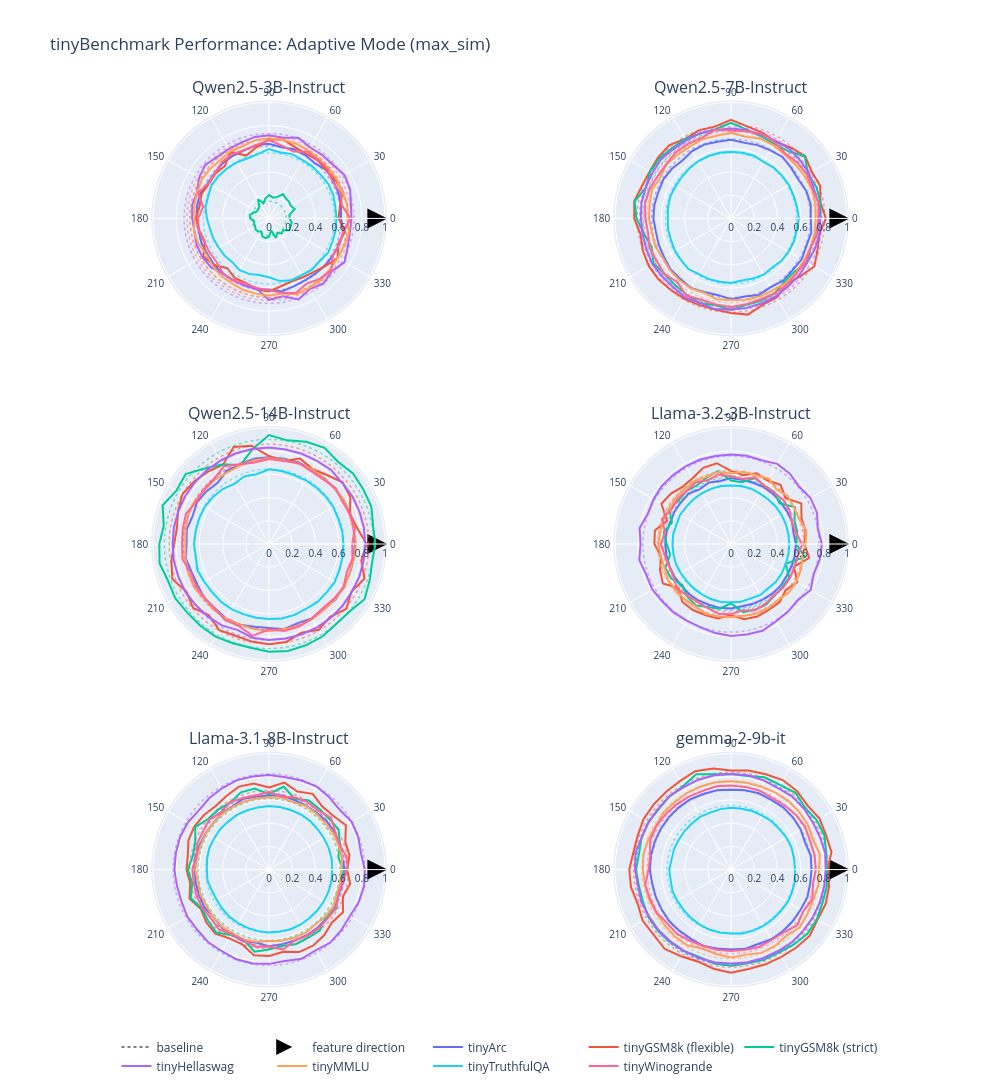

Write notebook code for a chart like this one.
### Markdown cell above
## Adaptive Angular Steering on tinyBenchmark

This section shows performance on various benchmark tasks across different steering angles.

### Code cell
import os
from glob import glob
from collections import defaultdict
import plotly.express as px

# Base directory for benchmarks
base_dir = f"../benchmarks/{direction_strategy}/"

# Dictionary to map tasks to their primary metric(s)
task_to_metrics = {
    "tinyArc": ["acc_norm,none"],
    "tinyGSM8k": ["exact_match,strict-match", "exact_match,flexible-extract"],
    "tinyHellaswag": ["acc_norm,none"],
    "tinyMMLU": ["acc_norm,none"],
    "tinyTruthfulQA": ["acc,none"],
    "tinyWinogrande": ["acc_norm,none"],
}

models_bench = [
    "Qwen2.5-3B-Instruct",
    "Qwen2.5-7B-Instruct",
    "Qwen2.5-14B-Instruct",
    "Llama-3.2-3B-Instruct",
    "Llama-3.1-8B-Instruct",
    "gemma-2-9b-it",
]

# Collect data
results = defaultdict(lambda: defaultdict(dict))
baselines = defaultdict(dict)
found_metrics = defaultdict(set)

if os.path.exists(base_dir):
    for task_dir in os.listdir(base_dir):
        task_path = os.path.join(base_dir, task_dir)
        if not os.path.isdir(task_path):
            continue

        for model_dir in os.listdir(task_path):
            if model_dir not in models_bench:
                continue

            model_path = os.path.join(task_path, model_dir)
            if not os.path.isdir(model_path):
                continue

            metrics = task_to_metrics.get(task_dir, [])
            if not metrics:
                continue

            # Find results files for each angle
            for degree in list(range(0, 360, 10)) + ["none"]:
                pattern = os.path.join(
                    model_path, f"adaptive_{degree}", "*", "results_*.json"
                )
                result_files = glob(pattern)

                if not result_files:
                    continue

                result_file = sorted(result_files)[-1]

                try:
                    with open(result_file, "r") as f:
                        data = json.load(f)

                    for metric in metrics:
                        if task_dir == "tinyGSM8k":
                            metric_type = (metric.split(",")[1]).split("-")[0]
                            display_name = f"{task_dir} ({metric_type})"
                        else:
                            display_name = task_dir

                        if (
                            task_dir in data.get("results", {})
                            and metric in data["results"][task_dir]
                        ):
                            score = data["results"][task_dir][metric]
                            found_metrics[task_dir].add(metric)

                            if degree == "none":
                                baselines[model_dir][display_name] = score
                            else:
                                results[model_dir][display_name][int(degree)] = score
                except Exception as e:
                    print(f"Error processing {result_file}: {e}")

    print("Found metrics by task:")
    for task, metrics in found_metrics.items():
        print(f"  {task}: {metrics}")

    # Create visualization if data found
    if results:
        n_models = len(models_bench)
        n_cols = min(2, n_models)
        n_rows = (n_models + n_cols - 1) // n_cols

        fig_bench = make_subplots(
            rows=n_rows,
            cols=n_cols,
            specs=[[{"type": "polar"} for _ in range(n_cols)] for _ in range(n_rows)],
            subplot_titles=models_bench,
            vertical_spacing=0.1,
            horizontal_spacing=0.1,
        )

        # Add reference baseline trace
        fig_bench.add_trace(
            go.Scatterpolar(
                r=[0],
                theta=[0],
                name="baseline",
                line=dict(width=2, color="black", dash="dot"),
                mode="lines",
                opacity=0.5,
                showlegend=True,
            ),
            row=1,
            col=1,
        )

        colors = px.colors.qualitative.Plotly

        for model_idx, model_name in enumerate(models_bench):
            row = model_idx // n_cols + 1
            col = model_idx % n_cols + 1

            if model_name not in results:
                continue

            # Add feature direction marker
            fig_bench.add_trace(
                go.Scatterpolar(
                    r=[1.02],
                    theta=[0],
                    name="feature direction",
                    marker=dict(size=20, symbol="arrow-right", color="black"),
                    mode="markers",
                    showlegend=model_idx == 0,
                ),
                row=row,
                col=col,
            )

            task_color_index = 0
            sorted_tasks = sorted(results[model_name].keys())

            for task_display_name in sorted_tasks:
                task_color = colors[task_color_index % len(colors)]
                task_color_index += 1

                angles = sorted(results[model_name][task_display_name].keys())
                scores = [
                    results[model_name][task_display_name][angle] for angle in angles
                ]

                angles_closed = np.append(angles, angles[0])
                scores_closed = np.append(scores, scores[0])

                fig_bench.add_trace(
                    go.Scatterpolar(
                        r=scores_closed,
                        theta=angles_closed,
                        name=task_display_name,
                        line=dict(width=2, color=task_color),
                        mode="lines",
                        showlegend=model_idx == 0,
                    ),
                    row=row,
                    col=col,
                )

                # Add baseline
                if (
                    model_name in baselines
                    and task_display_name in baselines[model_name]
                ):
                    baseline_score = baselines[model_name][task_display_name]
                    baseline_theta = np.linspace(0, 360, 361)

                    fig_bench.add_trace(
                        go.Scatterpolar(
                            r=[baseline_score] * len(baseline_theta),
                            theta=baseline_theta,
                            line=dict(width=1.5, color=task_color, dash="dot"),
                            mode="lines",
                            opacity=0.5,
                            showlegend=False,
                        ),
                        row=row,
                        col=col,
                    )

        # Update layout
        for i in range(1, n_models + 1):
            polar_key = f'polar{i if i > 1 else ""}'
            fig_bench.update_layout(
                {
                    polar_key: dict(
                        radialaxis=dict(
                            visible=True,
                            range=[0.0, 1.02],
                            tickfont=dict(size=10),
                        ),
                        angularaxis=dict(
                            tickvals=list(range(0, 360, 30)),
                            tickfont=dict(size=10),
                            dtick=30,
                        ),
                    )
                }
            )

        fig_bench.update_layout(
            height=800 * n_rows,
            width=1000,
            title_text=f"tinyBenchmark Performance: {'Adaptive' if adaptive else 'Always-On'} Mode ({direction_strategy})",
            showlegend=True,
            legend=dict(
                orientation="h",
                y=-0.05,
                xanchor="center",
                x=0.5,
                font=dict(size=12),
            ),
        )

        fig_bench.show()
    else:
        print("⚠ No benchmark data found")
else:
    print(f"⚠ Benchmark directory not found: {base_dir}")
